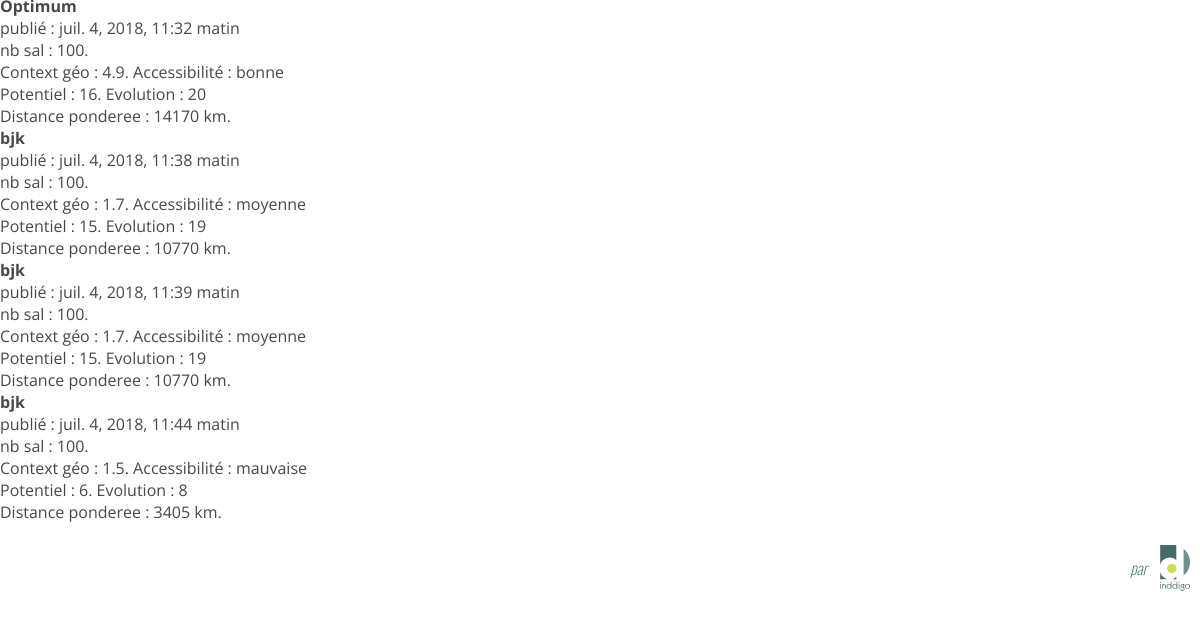
Page /player/liste/ (lower part) on the earlier database version.
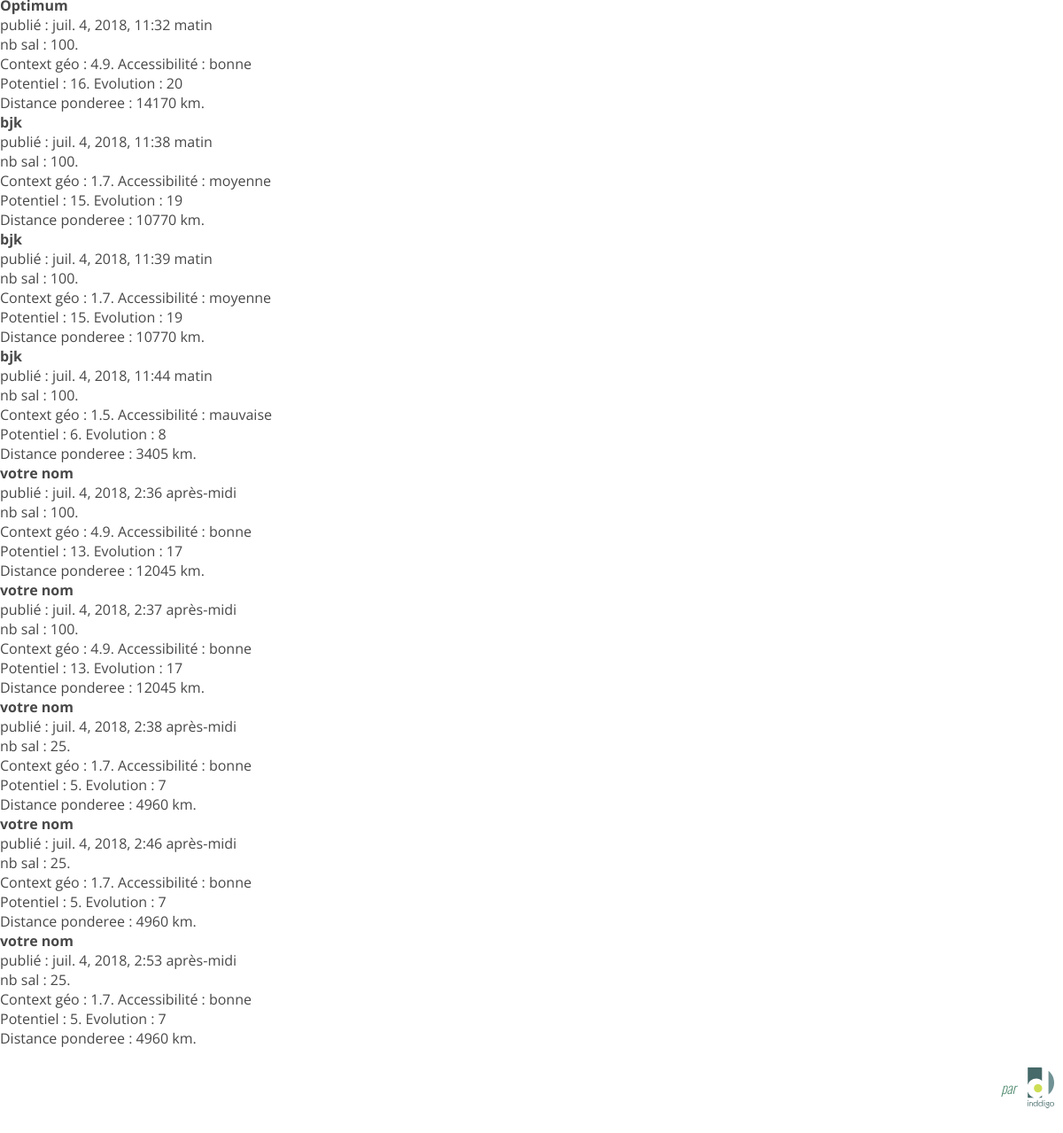
Same page on the later database version.
### velo/models.py (models this page shows, shortened)
class Player(models.Model):
    CTX_GEO_LIB = ((4.9, 'Centre ville ou urbain'),(1.7, 'Périurbain'),(1.5, 'Rural'),(2.2, 'Moyenne nationale'),) # suprimer moyenne nationale
    ACC_LIB = (('bonne','bonne' ),('moyenne','moyenne'),('mauvaise','mauvaise'))
    FREQF_LIB = ((5, 'moins de 1 jour'),(15, '1 jour'),(35, '2 jours'),(65, '3 jours'),(80, '4 jours'),(100, '5 jours'),)
    MG1=((2, 'Réticent'),(25, 'Non sensibilisé'),(45, 'Sensibilisé'),(75, 'Motivé'),(100, 'Impliqué et acteur'),)
    MG2=((10, 'Réfractaire aux vélos'),(25, 'Sensibilisé mais pas confiant'),(45, 'Usager ponctuel pour le loisir'),(75, 'Usager quotidien'),(100, 'Cycliste expert'),)
    MG3=((10, 'Inexistant'),(50, 'En réflexion'),(100, 'Actif'),)
    MG4=((10, 'Aucune action envisagée'),(50, 'Actions vélos en réflexion'),(100, 'Actions vélos mises en place'),)
    PCY=((3, 'Moins de 5 %'),(20,'Environ un quart'),(55, 'Environ la moitié'),(80,'Plus de la moitié'),(50,'Ne sais pas estimer'))
    entrep = models.CharField(default = 'votre entreprise', max_length=250,verbose_name = "Le nom de votre entreprise",)
    nom = models.CharField(default = 'votre nom', max_length=250,verbose_name = "votre nom",)
    ville = models.CharField(max_length=250,verbose_name = "Votre ville",)
    nbsal = models.PositiveIntegerField(verbose_name = "Nombre de salariés",)
    pccycliste = models.PositiveIntegerField(choices=PCY,verbose_name = "NPourcentages cyclistes", default = '50',)
    freq = 65
    dist = models.IntegerField(default = 3, verbose_name = "Distance Domicile travail moyenne des cyclistes de votre entreprise",)
    access = models.CharField(default='Bonne',choices=ACC_LIB,verbose_name = "Accessibilite du site",max_length=10)
    ctxgeolib = models.FloatField(choices=CTX_GEO_LIB,default='Centre-ville',verbose_name = "Contexte geographique")
    g1 = models.IntegerField(choices=MG1,verbose_name = "Motivation de la direction de l’entreprise")
    g2 = models.IntegerField(choices=MG2,verbose_name = "Motivation des salariés")
    g3 = models.IntegerField(choices=MG3,verbose_name = "Etat d'avancement du PDE")
    g4 = models.IntegerField(choices=MG4,verbose_name = "Actions vélo", default=50)
    published_date = models.DateTimeField(blank=True, null=True)
    def score(self):
        if self.ctxgeolib == '4.9':
            self.notegeo = 100
        elif self.ctxgeolib == '1.7':
            self.notegeo = 50
        elif self.ctxgeolib == '1.5':
            self.notegeo = 10
        else:
            self.notegeo = 65
        if self.access == "bonne":
            self.noteacces = 100
        elif self.access == "moyenne":
            self.noteacces = 50
        else:
            self.noteacces = 10
        self.notefreq = self.freq
        self.moy = ((self.notegeo + self.noteacces + self.notefreq +  self.g1 + self.g2 + self.g3 +self.g4 )/700) #+ self.g4
        return self.moy
    def pvelo(self):
        pm = 34.177*self.score()-2.4684
        self.reusite =(self.nbsal /100 * pm)
        return ceil(self.reusite)
    def paccess(self):
        if self.access == "bonne":
            self.pa = self.freq/100
        elif self.access == "moyenne":
            self.pa = self.freq/100*0.8
        else:
            self.pa = self.freq/100*0.6
        return self.pa
    def evocycliste(self):
        self.evocycl = self.pvelo()*(1+0.25)
        self.evocycl = ceil(self.evocycl)
        return self.evocycl
    def evoarp(self):
        self.evoarp = self.evocycliste()*218*self.paccess()
        self.evoarp = ceil(self.evoarp)
        return self.evoarp
    def distanced(self):
        if self.ctxgeolib == '4.9':
            self.distance = 3 * self.evoarp()
        elif self.ctxgeolib == '1.7':
            self.distance = 4 * self.evoarp()
        elif self.ctxgeolib == '1.5':
            self.distance = 4 * self.evoarp()
        else:
            self.distance = 5 * self.evoarp()
        return self.distance

### velo/views.py (the view)
# urls.py: url(r'^player/liste/$', views.listeplayers, name='listeplayers'),
def listeplayers(request):
	players = Player.objects.filter().order_by('published_date')
	return render(request,'velo/listeplayers.html',{'players':players})

### velo/templates/velo/listeplayers.html
{% extends 'velo/index.html' %}
{% block content %}
	{% for player in players %}
		<div class="post">
	    	<h1><a href="{% url 'detailsplayer' pk=player.pk %}">{{player.nom}}</a></h1>
	    	<div class = "date">publié : {{ player.published_date}}</div>
			<p>nb sal : {{ player.nbsal}}.</p>
			<p>Context géo : {{ player.ctxgeolib}}. Accessibilité  : {{ player.access}}</p>
			<p>Potentiel : {{player.pvelo}}. Evolution : {{player.evocycliste}}</p>
			<p>Distance ponderee : {{player.distanced}} km.</p>
		</div>
	{% endfor %}
{% endblock %}

### velo/templates/velo/index.html (shortened to what this page needs)
{% load staticfiles %}
<!DOCTYPE html>
<html lang="fr-FR"
      dir="ltr"
      class="no-js"
      prefix="og: http://ogp.me/ns# fb: http://ogp.me/ns/fb# website: http://ogp.me/ns/website#"
>
<html>
    <head>
        <link rel="stylesheet" href="{% static 'css/assets/vendor/normalize.css/normalize.css'%}" media="screen">
        <link rel="stylesheet" href="{% static 'css/assets/styles/style.css'%}" media="screen">
    </head>
    <body>
        <div class="Site">
            {% block content %}
            {% endblock %}
            <footer class="Footer">
                <div class="Footer-inner u-cf">
                    <div class="Inddigo u-floatRight">
                        <a href="http://www.inddigo.com/" target="_blank"><img src="{% static 'css/assets/media/svgs/inddigo.svg'%}" alt="Logo Inddigo" width="30" height="45.6"></a>
                    </div>
                </div>
            </footer>
        </div>
    </body>
</html>

### velo/static/css/assets/styles/style.css (style rules this page uses)
html { font: 16px/1.375 Open Sans, sans-serif; }
body { color: #484848; background-color: #fff; }
.Footer { font-size: 1rem; margin: 1.375em 0 2.0625em; }
.Footer-inner { margin: 0 auto; max-width: 1200px; padding: 0 10px; }
.Inddigo { align-items: center; color: #2f7354; display: flex; flex-flow: row nowrap; font-family: Oswald, sans-serif; font-style: italic; font-weight: 200; }
.Inddigo::before { content: "par\A0"; }
.Inddigo img { margin: 0 0 0 10px; }

### velo/static/css/assets/styles/partials/base.css (style rules this page uses)
body { margin: 0; }
a { background-color: transparent; text-decoration: underline; }
a img { border: 0; }
html { font-family: sans-serif; overflow-y: scroll; -webkit-text-size-adjust: 100%; -ms-text-size-adjust: 100%; -moz-text-size-adjust: 100%; text-size-adjust: 100%; }
body { background-color: #fff; color: #000; }
h1, h2, h3, h4, h5, h6 { font-size: inherit; }
a { color: inherit; text-decoration: none; }
img, iframe, object, svg, audio, video { vertical-align: bottom; }
.u-cf:after { clear: both; content: ""; display: block; }
.u-floatRight { float: right !important; }

Differences in the rows shown:
added Player: nom "votre nom", published_date "juil. 4, 2018, 2:36 après-midi", nbsal "100", ctxgeolib "4.9", access "bonne", pvelo "13", evocycliste "17", distanced "12045"
added Player: nom "votre nom", published_date "juil. 4, 2018, 2:37 après-midi", nbsal "100", ctxgeolib "4.9", access "bonne", pvelo "13", evocycliste "17", distanced "12045"
added Player: nom "votre nom", published_date "juil. 4, 2018, 2:38 après-midi", nbsal "25", ctxgeolib "1.7", access "bonne", pvelo "5", evocycliste "7", distanced "4960"
added Player: nom "votre nom", published_date "juil. 4, 2018, 2:46 après-midi", nbsal "25", ctxgeolib "1.7", access "bonne", pvelo "5", evocycliste "7", distanced "4960"
added Player: nom "votre nom", published_date "juil. 4, 2018, 2:53 après-midi", nbsal "25", ctxgeolib "1.7", access "bonne", pvelo "5", evocycliste "7", distanced "4960"
